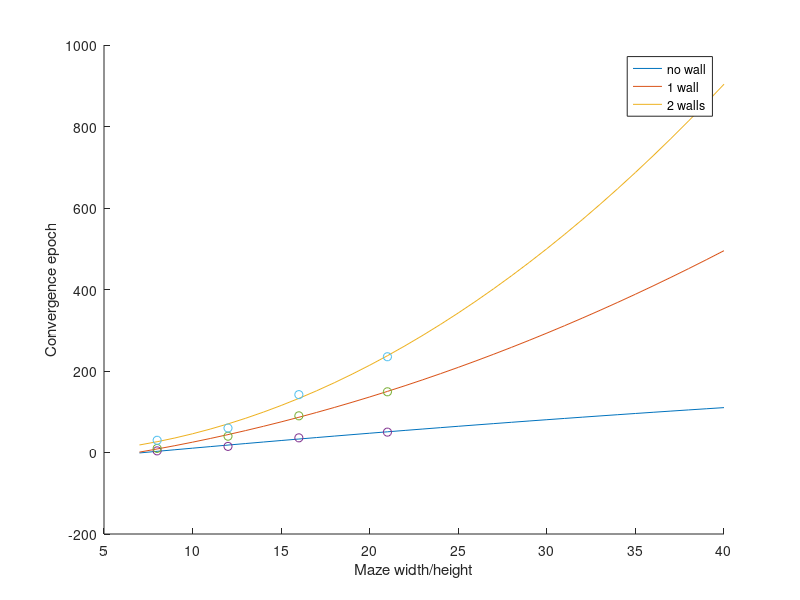

Write the MATLAB code that produced this figure.
a = [8 4; 12 15; 16 36; 21 50];
x = a(:,1)';
y = a(:,2)';
p = polyfit(x, y, 2);
i = 7:40;
v = polyval(p, i);
figure;hold all;
plot(i, v);
a = [8 10; 12 40; 16 90; 21 149];
x2 = a(:,1)';
y2 = a(:,2)';
p = polyfit(x2, y2, 2);
v = polyval(p, i);
plot(i, v);

a = [8 30; 12 60; 16 142; 21 235];
x3 = a(:,1)';
y3 = a(:,2)';
p = polyfit(x3, y3, 2);
v = polyval(p, i);
plot(i, v);

plot(x,y, 'o');
plot(x2,y2, 'o');
plot(x3,y3, 'o');
xlabel('Maze width/height')
ylabel('Convergence epoch')
legend('no wall', '1 wall', '2 walls');